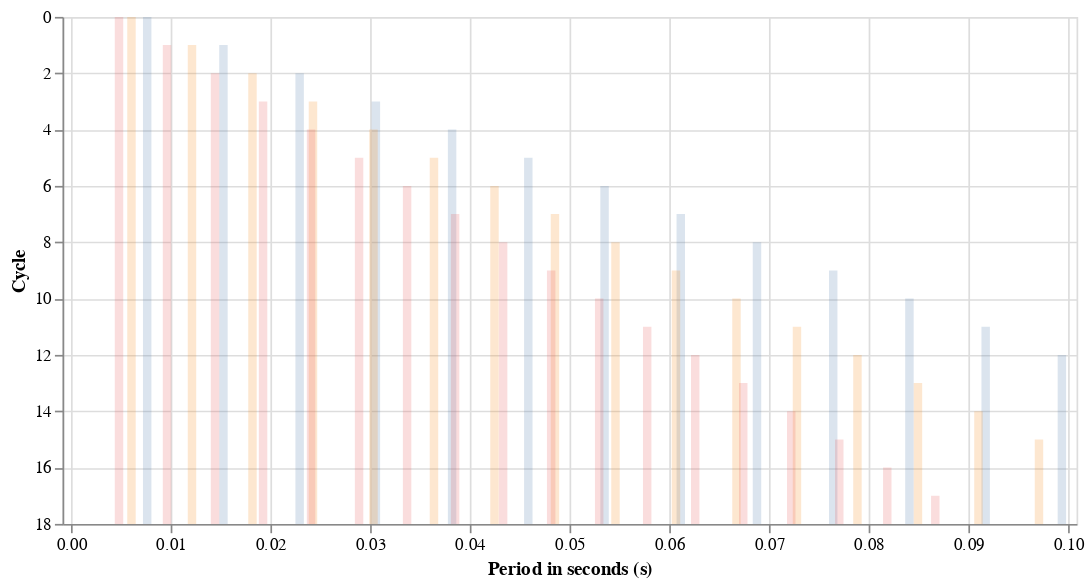

Notebook cell for this chart:
### Code cell
chart3 = alt.Chart(long_period_df).mark_bar(
    opacity=0.2,
    clip=True
    # xOffset=0.5
).encode(
    x=alt.X('t_values', title='Period in seconds (s)',scale=alt.Scale(domain=[0, 0.1]), axis=alt.Axis(tickCount=10)),
    y=alt.Y('cycle_or_t:Q', title='Cycle', scale=alt.Scale(reverse=True)),
    y2=alt.Y2(datum=18),
    color=alt.Color('note_name', legend=None),
).properties(
    width=600,
    height=300
)
chart3

### Figure 1 — Vega-Lite specification as saved in the notebook (floating-point values rounded to 4 significant figures)
{"config": {"view": {"continuousWidth": 300, "continuousHeight": 300}}, "data": {"name": "data-cf86fe5fc19f7fe9bed62b358c056c33"}, "mark": {"type": "bar", "clip": true, "opacity": 0.2}, "encoding": {"color": {"field": "note_name", "legend": null, "type": "nominal"}, "x": {"axis": {"tickCount": 10}, "field": "t_values", "scale": {"domain": [0, 0.1]}, "title": "Period in seconds (s)", "type": "quantitative"}, "y": {"field": "cycle_or_t", "scale": {"reverse": true}, "title": "Cycle", "type": "quantitative"}, "y2": {"datum": 18}}, "height": 300, "width": 600, "$schema": "https://vega.github.io/schema/vega-lite/v5.20.1.json", "datasets": {"data-cf86fe5fc19f7fe9bed62b358c056c33": [{"cycle_or_t": 0, "note_name": "C3", "t_values": 0.007645}, {"cycle_or_t": 1, "note_name": "C3", "t_values": 0.01529}, {"cycle_or_t": 2, "note_name": "C3", "t_values": 0.02293}, {"cycle_or_t": 3, "note_name": "C3", "t_values": 0.03058}, {"cycle_or_t": 4, "note_name": "C3", "t_values": 0.03822}, {"cycle_or_t": 5, "note_name": "C3", "t_values": 0.04587}, {"cycle_or_t": 6, "note_name": "C3", "t_values": 0.05351}, {"cycle_or_t": 7, "note_name": "C3", "t_values": 0.06116}, {"cycle_or_t": 8, "note_name": "C3", "t_values": 0.0688}, {"cycle_or_t": 9, "note_name": "C3", "t_values": 0.07645}, {"cycle_or_t": 10, "note_name": "C3", "t_values": 0.08409}, {"cycle_or_t": 11, "note_name": "C3", "t_values": 0.09173}, {"cycle_or_t": 12, "note_name": "C3", "t_values": 0.09938}, {"cycle_or_t": 13, "note_name": "C3", "t_values": 0.107}, {"cycle_or_t": 14, "note_name": "C3", "t_values": 0.1147}, {"cycle_or_t": 15, "note_name": "C3", "t_values": 0.1223}, {"cycle_or_t": 16, "note_name": "C3", "t_values": 0.13}, {"cycle_or_t": 17, "note_name": "C3", "t_values": 0.1376}, {"cycle_or_t": 18, "note_name": "C3", "t_values": 0.1452}, {"cycle_or_t": 0, "note_name": "E3", "t_values": 0.006067}, {"cycle_or_t": 1, "note_name": "E3", "t_values": 0.01213}, {"cycle_or_t": 2, "note_name": "E3", "t_values": 0.0182}, {"cycle_or_t": 3, "note_name": "E3", "t_values": 0.02427}, {"cycle_or_t": 4, "note_name": "E3", "t_values": 0.03034}, {"cycle_or_t": 5, "note_name": "E3", "t_values": 0.0364}, {"cycle_or_t": 6, "note_name": "E3", "t_values": 0.04247}, {"cycle_or_t": 7, "note_name": "E3", "t_values": 0.04854}, {"cycle_or_t": 8, "note_name": "E3", "t_values": 0.05461}, {"cycle_or_t": 9, "note_name": "E3", "t_values": 0.06067}, {"cycle_or_t": 10, "note_name": "E3", "t_values": 0.06674}, {"cycle_or_t": 11, "note_name": "E3", "t_values": 0.07281}, {"cycle_or_t": 12, "note_name": "E3", "t_values": 0.07888}, {"cycle_or_t": 13, "note_name": "E3", "t_values": 0.08494}, {"cycle_or_t": 14, "note_name": "E3", "t_values": 0.09101}, {"cycle_or_t": 15, "note_name": "E3", "t_values": 0.09708}, {"cycle_or_t": 16, "note_name": "E3", "t_values": 0.1031}, {"cycle_or_t": 17, "note_name": "E3", "t_values": 0.1092}, {"cycle_or_t": 18, "note_name": "E3", "t_values": 0.1153}, {"cycle_or_t": 0, "note_name": "G#3", "t_values": 0.004816}, {"cycle_or_t": 1, "note_name": "G#3", "t_values": 0.009631}, {"cycle_or_t": 2, "note_name": "G#3", "t_values": 0.01445}, {"cycle_or_t": 3, "note_name": "G#3", "t_values": 0.01926}, {"cycle_or_t": 4, "note_name": "G#3", "t_values": 0.02408}, {"cycle_or_t": 5, "note_name": "G#3", "t_values": 0.02889}, {"cycle_or_t": 6, "note_name": "G#3", "t_values": 0.03371}, {"cycle_or_t": 7, "note_name": "G#3", "t_values": 0.03853}, {"cycle_or_t": 8, "note_name": "G#3", "t_values": 0.04334}, {"cycle_or_t": 9, "note_name": "G#3", "t_values": 0.04816}, {"cycle_or_t": 10, "note_name": "G#3", "t_values": 0.05297}, {"cycle_or_t": 11, "note_name": "G#3", "t_values": 0.05779}, {"cycle_or_t": 12, "note_name": "G#3", "t_values": 0.0626}, {"cycle_or_t": 13, "note_name": "G#3", "t_values": 0.06742}, {"cycle_or_t": 14, "note_name": "G#3", "t_values": 0.07224}, {"cycle_or_t": 15, "note_name": "G#3", "t_values": 0.07705}, {"cycle_or_t": 16, "note_name": "G#3", "t_values": 0.08187}, {"cycle_or_t": 17, "note_name": "G#3", "t_values": 0.08668}, {"cycle_or_t": 18, "note_name": "G#3", "t_values": 0.0915}]}}
